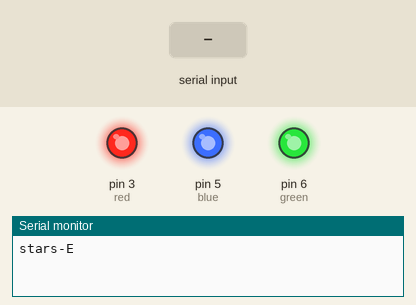
Recording of a sketch running on a simulated Arduino Uno, built with avr-gcc and run on an emulated ATmega328P. On the bench: output pins drawn as LEDs (lit = HIGH), the last lines printed to the serial monitor. Dashed ring = blinking. Inputs (shaded band) come from the test bench.

Above: at 1.2 s.
1.3 s: "s" received over Serial
At 1.45 s:
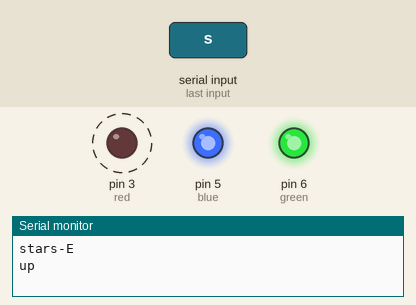
4.3 s: "d" received over Serial
At 4.45 s:
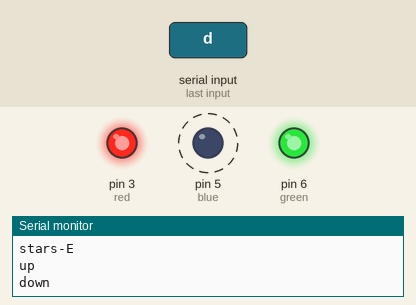
7.3 s: "b" received over Serial
At 7.45 s:
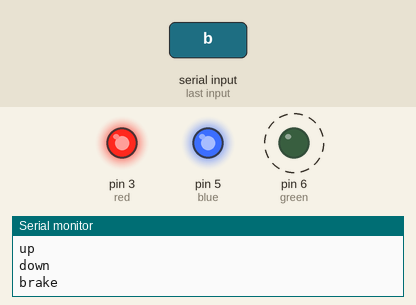
Timing chart, 0 to 10.3 s (numbered marks = the images above; inputs shaded):
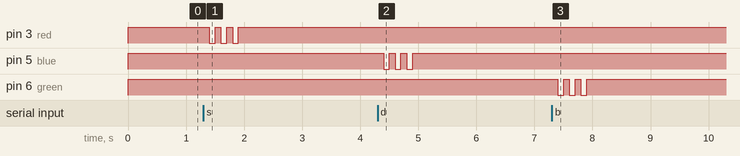

The sketch:

serial_test.ino
```cpp
// test_serial.ino
//konashi == Arduino test program
//Arduino PWM 3,5,6,9,10,11

#define red 3
#define blue 5
#define green 6


void setup() {
	Serial.begin(9600);
	pinMode(red,OUTPUT);
        pinMode(blue,OUTPUT);
        pinMode(green,OUTPUT);
	Serial.println("stars-E");

}

void up(){
       Serial.println("up");
       for(int i = 0; i < 3; i++){
         analogWrite(red,255);
         delay(100);
         analogWrite(red,0);
         delay(100);
       }


}


void down(){
       Serial.println("down");
         for(int b = 0; b < 3; b++){
        analogWrite(blue,255);
         delay(100);
         analogWrite(blue,0);
         delay(100);
         }

}

void brake(){
       Serial.println("brake");
         for(int c = 0; c < 3; c++){
        analogWrite(green,255);
         delay(100);
         analogWrite(green,0);
         delay(100);
         }


}

void info(){
                        Serial.println("info");

}


void loop() {
         analogWrite(green,255);
         analogWrite(red,255);
         analogWrite(blue,255);
}

void serialEvent(){
	char ch;
	if(Serial.available()>0){
		ch=Serial.read();
		switch(ch){
			case 's':
                        up();
                        break;


			case 'd':
			down();
                        break;

			case 'b':
			brake();
                        break;

			case 'i':
                         info();
                        break;

		}
	}
}
```

Measured:
- after the input at 1.3 s, pin 3 (red): alternates HIGH for 0.10 s and LOW for 0.10 s, 6 changes in all, then stays HIGH, starting after 0.10 s
- after the input at 4.3 s, pin 5 (blue): alternates HIGH for 0.10 s and LOW for 0.10 s, 6 changes in all, then stays HIGH, starting after 0.10 s
- after the input at 7.3 s, pin 6 (green): alternates HIGH for 0.10 s and LOW for 0.10 s, 6 changes in all, then stays HIGH, starting after 0.10 s
